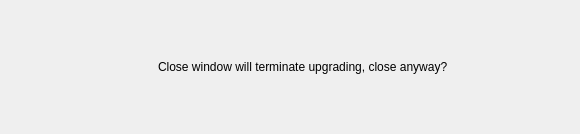
<?xml version="1.0" encoding="UTF-8"?>
<ui version="4.0">
 <class>CancelUpgradeConfirmDlg</class>
 <widget class="QDialog" name="CancelUpgradeConfirmDlg">
  <property name="geometry">
   <rect>
    <x>0</x>
    <y>0</y>
    <width>580</width>
    <height>134</height>
   </rect>
  </property>
  <property name="minimumSize">
   <size>
    <width>580</width>
    <height>134</height>
   </size>
  </property>
  <property name="maximumSize">
   <size>
    <width>580</width>
    <height>134</height>
   </size>
  </property>
  <property name="windowTitle">
   <string>Dialog</string>
  </property>
  <layout class="QVBoxLayout" name="verticalLayout">
   <item>
    <spacer name="verticalSpacer">
     <property name="orientation">
      <enum>Qt::Vertical</enum>
     </property>
     <property name="sizeHint" stdset="0">
      <size>
       <width>20</width>
       <height>38</height>
      </size>
     </property>
    </spacer>
   </item>
   <item>
    <layout class="QHBoxLayout" name="horizontalLayout">
     <item>
      <spacer name="horizontalSpacer">
       <property name="orientation">
        <enum>Qt::Horizontal</enum>
       </property>
       <property name="sizeHint" stdset="0">
        <size>
         <width>40</width>
         <height>20</height>
        </size>
       </property>
      </spacer>
     </item>
     <item>
      <widget class="QLabel" name="IconLabel">
       <property name="minimumSize">
        <size>
         <width>20</width>
         <height>20</height>
        </size>
       </property>
       <property name="maximumSize">
        <size>
         <width>20</width>
         <height>20</height>
        </size>
       </property>
       <property name="styleSheet">
        <string notr="true"/>
       </property>
       <property name="text">
        <string/>
       </property>
      </widget>
     </item>
     <item>
      <widget class="QLabel" name="NoticeLabel">
       <property name="text">
        <string>Close window will terminate upgrading, close anyway?</string>
       </property>
      </widget>
     </item>
     <item>
      <spacer name="horizontalSpacer_2">
       <property name="orientation">
        <enum>Qt::Horizontal</enum>
       </property>
       <property name="sizeHint" stdset="0">
        <size>
         <width>40</width>
         <height>20</height>
        </size>
       </property>
      </spacer>
     </item>
    </layout>
   </item>
   <item>
    <spacer name="verticalSpacer_2">
     <property name="orientation">
      <enum>Qt::Vertical</enum>
     </property>
     <property name="sizeHint" stdset="0">
      <size>
       <width>20</width>
       <height>38</height>
      </size>
     </property>
    </spacer>
   </item>
  </layout>
 </widget>
 <resources/>
 <connections/>
</ui>
